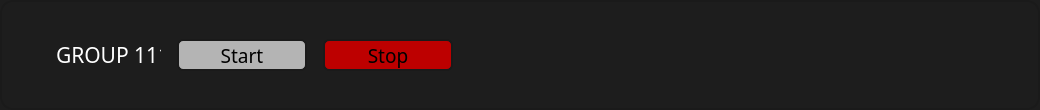
<?xml version="1.0" encoding="UTF-8"?>
<ui version="4.0">
 <class>GroupWidgetFolded</class>
 <widget class="QWidget" name="GroupWidgetFolded">
  <property name="geometry">
   <rect>
    <x>0</x>
    <y>0</y>
    <width>1040</width>
    <height>110</height>
   </rect>
  </property>
  <property name="sizePolicy">
   <sizepolicy hsizetype="Preferred" vsizetype="Fixed">
    <horstretch>0</horstretch>
    <verstretch>0</verstretch>
   </sizepolicy>
  </property>
  <property name="minimumSize">
   <size>
    <width>0</width>
    <height>110</height>
   </size>
  </property>
  <property name="maximumSize">
   <size>
    <width>16777215</width>
    <height>110</height>
   </size>
  </property>
  <property name="windowTitle">
   <string>Form</string>
  </property>
  <property name="styleSheet">
   <string notr="true">QWidget#GroupWidgetFolded {
border: 2px solid rgb(26,26,26);
border-radius: 13px;
background: #1D1D1D;
}
</string>
  </property>
  <layout class="QHBoxLayout" name="horizontalLayout">
   <property name="spacing">
    <number>16</number>
   </property>
   <property name="leftMargin">
    <number>24</number>
   </property>
   <property name="topMargin">
    <number>35</number>
   </property>
   <property name="rightMargin">
    <number>30</number>
   </property>
   <property name="bottomMargin">
    <number>35</number>
   </property>
   <item>
    <layout class="QHBoxLayout" name="nameTable">
     <item>
      <widget class="QLabel" name="linkLabel">
       <property name="sizePolicy">
        <sizepolicy hsizetype="Fixed" vsizetype="Fixed">
         <horstretch>0</horstretch>
         <verstretch>0</verstretch>
        </sizepolicy>
       </property>
       <property name="minimumSize">
        <size>
         <width>16</width>
         <height>16</height>
        </size>
       </property>
       <property name="maximumSize">
        <size>
         <width>16</width>
         <height>16</height>
        </size>
       </property>
       <property name="styleSheet">
        <string notr="true">QLabel {
    background: rgb(175,0,0);
    border: 1px solid rgb(26,26,26);
    border-radius: 3px;
}c</string>
       </property>
       <property name="text">
        <string/>
       </property>
      </widget>
     </item>
     <item>
      <widget class="QLabel" name="labelName">
       <property name="minimumSize">
        <size>
         <width>105</width>
         <height>0</height>
        </size>
       </property>
       <property name="maximumSize">
        <size>
         <width>105</width>
         <height>16777215</height>
        </size>
       </property>
       <property name="font">
        <font>
         <family>Poppins Medium</family>
         <pointsize>16</pointsize>
        </font>
       </property>
       <property name="styleSheet">
        <string notr="true">background: transparent;
color: #FFFFFF;</string>
       </property>
       <property name="text">
        <string>GROUP 111</string>
       </property>
      </widget>
     </item>
    </layout>
   </item>
   <item>
    <layout class="QHBoxLayout" name="launchTable">
     <property name="spacing">
      <number>16</number>
     </property>
     <item>
      <widget class="QPushButton" name="startButton">
       <property name="minimumSize">
        <size>
         <width>130</width>
         <height>32</height>
        </size>
       </property>
       <property name="maximumSize">
        <size>
         <width>130</width>
         <height>32</height>
        </size>
       </property>
       <property name="font">
        <font>
         <family>Poppins</family>
         <pointsize>14</pointsize>
        </font>
       </property>
       <property name="styleSheet">
        <string notr="true">border: 2px solid rgb(26,26,26); 
border-radius: 6px; 
color: rgb(0,0,0); 
background: rgb(180,180,180); 
</string>
       </property>
       <property name="text">
        <string>Start</string>
       </property>
      </widget>
     </item>
     <item>
      <widget class="QPushButton" name="stopButton">
       <property name="minimumSize">
        <size>
         <width>130</width>
         <height>32</height>
        </size>
       </property>
       <property name="maximumSize">
        <size>
         <width>130</width>
         <height>32</height>
        </size>
       </property>
       <property name="font">
        <font>
         <family>Poppins</family>
         <pointsize>14</pointsize>
        </font>
       </property>
       <property name="styleSheet">
        <string notr="true">border: 2px solid rgb(26,26,26); 
border-radius: 6px; 
color: rgb(0,0,0); 
background: rgb(189,0,0); </string>
       </property>
       <property name="text">
        <string>Stop</string>
       </property>
      </widget>
     </item>
    </layout>
   </item>
   <item>
    <spacer name="horizontalSpacer">
     <property name="orientation">
      <enum>Qt::Horizontal</enum>
     </property>
     <property name="sizeHint" stdset="0">
      <size>
       <width>0</width>
       <height>20</height>
      </size>
     </property>
    </spacer>
   </item>
   <item>
    <layout class="QHBoxLayout" name="statusButtontable">
     <item>
      <spacer name="horizontalSpacer_2">
       <property name="orientation">
        <enum>Qt::Horizontal</enum>
       </property>
       <property name="sizeHint" stdset="0">
        <size>
         <width>0</width>
         <height>20</height>
        </size>
       </property>
      </spacer>
     </item>
    </layout>
   </item>
  </layout>
 </widget>
 <resources/>
 <connections/>
</ui>
